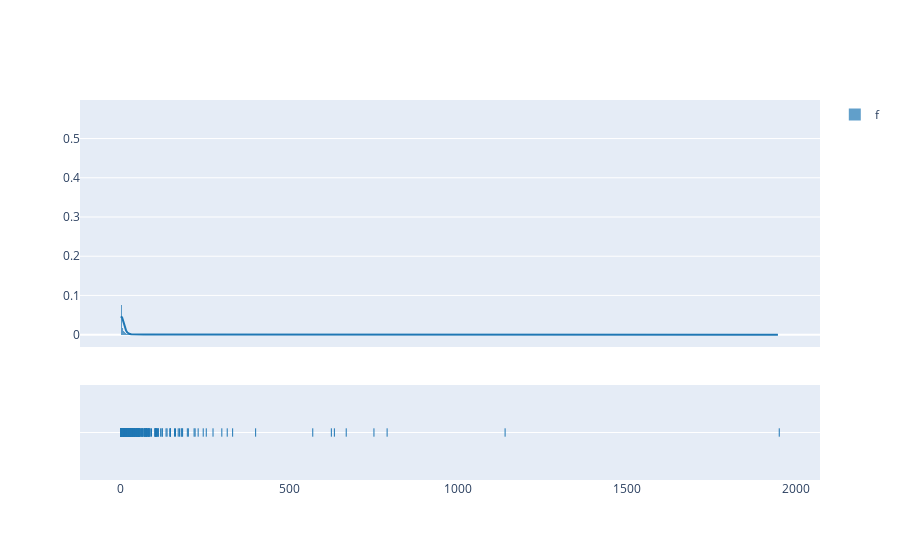

The code cell stored with this chart in its notebook:
### Code cell
fig =  ff.create_distplot([frequencies],'f')
fig.show()

### Figure 1 — Plotly figure (JSON) as saved in the notebook; plotly's stock layout.template omitted (floating-point values rounded to 4 significant figures; data arrays with more than 128 entries replaced by an {"elided": "..."} marker saying what was removed)
{"data": [{"autobinx": false, "histnorm": "probability density", "legendgroup": "f", "marker": {"color": "rgb(31, 119, 180)"}, "name": "f", "opacity": 0.7, "type": "histogram", "x": {"elided": "5153 int values"}, "xaxis": "x", "xbins": {"end": 1949, "size": 1, "start": 1}, "yaxis": "y"}, {"legendgroup": "f", "marker": {"color": "rgb(31, 119, 180)"}, "mode": "lines", "name": "f", "showlegend": false, "type": "scatter", "x": {"elided": "500 float values"}, "xaxis": "x", "y": {"elided": "500 float values"}, "yaxis": "y"}, {"legendgroup": "f", "marker": {"color": "rgb(31, 119, 180)", "symbol": "line-ns-open"}, "mode": "markers", "name": "f", "showlegend": false, "type": "scatter", "x": {"elided": "5153 int values"}, "xaxis": "x", "y": {"elided": "5153 str values"}, "yaxis": "y2"}], "layout": {"barmode": "overlay", "hovermode": "closest", "legend": {"traceorder": "reversed"}, "xaxis": {"anchor": "y2", "domain": [0, 1], "zeroline": false}, "yaxis": {"anchor": "free", "domain": [0.35, 1], "position": 0}, "yaxis2": {"anchor": "x", "domain": [0, 0.25], "dtick": 1, "showticklabels": false}}}
